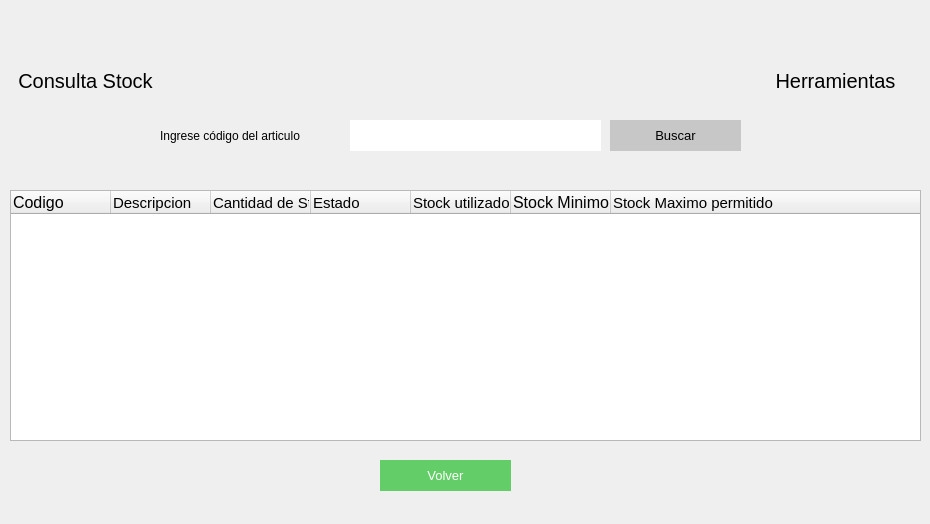
<?xml version="1.0" encoding="UTF-8"?>
<ui version="4.0">
 <class>Form</class>
 <widget class="QWidget" name="Form">
  <property name="geometry">
   <rect>
    <x>0</x>
    <y>0</y>
    <width>930</width>
    <height>524</height>
   </rect>
  </property>
  <property name="windowTitle">
   <string>Consulta de Stock</string>
  </property>
  <widget class="QTreeWidget" name="he_tabla">
   <property name="geometry">
    <rect>
     <x>10</x>
     <y>190</y>
     <width>911</width>
     <height>251</height>
    </rect>
   </property>
   <column>
    <property name="text">
     <string>Codigo</string>
    </property>
    <property name="font">
     <font>
      <pointsize>12</pointsize>
     </font>
    </property>
   </column>
   <column>
    <property name="text">
     <string>Descripcion</string>
    </property>
    <property name="font">
     <font>
      <pointsize>11</pointsize>
     </font>
    </property>
   </column>
   <column>
    <property name="text">
     <string>Cantidad de Stock disponible</string>
    </property>
    <property name="font">
     <font>
      <pointsize>11</pointsize>
     </font>
    </property>
   </column>
   <column>
    <property name="text">
     <string>Estado</string>
    </property>
    <property name="font">
     <font>
      <pointsize>11</pointsize>
     </font>
    </property>
   </column>
   <column>
    <property name="text">
     <string>Stock utilizado en los ultimos 30 dias</string>
    </property>
    <property name="font">
     <font>
      <pointsize>11</pointsize>
     </font>
    </property>
   </column>
   <column>
    <property name="text">
     <string>Stock Minimo permitido</string>
    </property>
    <property name="font">
     <font>
      <pointsize>12</pointsize>
     </font>
    </property>
   </column>
   <column>
    <property name="text">
     <string>Stock Maximo permitido</string>
    </property>
    <property name="font">
     <font>
      <pointsize>11</pointsize>
     </font>
    </property>
   </column>
  </widget>
  <widget class="QLabel" name="label_2">
   <property name="geometry">
    <rect>
     <x>0</x>
     <y>60</y>
     <width>171</width>
     <height>41</height>
    </rect>
   </property>
   <property name="styleSheet">
    <string notr="true">font-size:20px;
</string>
   </property>
   <property name="text">
    <string>Consulta Stock</string>
   </property>
   <property name="alignment">
    <set>Qt::AlignCenter</set>
   </property>
  </widget>
  <widget class="QLabel" name="label_3">
   <property name="geometry">
    <rect>
     <x>750</x>
     <y>60</y>
     <width>171</width>
     <height>41</height>
    </rect>
   </property>
   <property name="styleSheet">
    <string notr="true">font-size:20px;
</string>
   </property>
   <property name="text">
    <string>Herramientas</string>
   </property>
   <property name="alignment">
    <set>Qt::AlignCenter</set>
   </property>
  </widget>
  <widget class="QPushButton" name="he_btn_volver">
   <property name="geometry">
    <rect>
     <x>380</x>
     <y>460</y>
     <width>131</width>
     <height>31</height>
    </rect>
   </property>
   <property name="focusPolicy">
    <enum>Qt::NoFocus</enum>
   </property>
   <property name="styleSheet">
    <string notr="true">background-color: rgb(99, 206, 104);
color:white;
font-size:10pt;
border:none;</string>
   </property>
   <property name="text">
    <string>Volver</string>
   </property>
  </widget>
  <widget class="QLineEdit" name="he_input_buscar">
   <property name="geometry">
    <rect>
     <x>350</x>
     <y>120</y>
     <width>251</width>
     <height>31</height>
    </rect>
   </property>
   <property name="styleSheet">
    <string notr="true">border:none;
background-color: rgb(255, 255, 255);
font: 11pt &quot;MS Shell Dlg 2&quot;;</string>
   </property>
   <property name="text">
    <string/>
   </property>
  </widget>
  <widget class="QPushButton" name="he_btn_buscar">
   <property name="geometry">
    <rect>
     <x>610</x>
     <y>120</y>
     <width>131</width>
     <height>31</height>
    </rect>
   </property>
   <property name="styleSheet">
    <string notr="true">background-color: rgb(199, 199, 199);
color:black;
font-size:10pt;
border:none;</string>
   </property>
   <property name="text">
    <string>Buscar</string>
   </property>
  </widget>
  <widget class="QLabel" name="label">
   <property name="geometry">
    <rect>
     <x>160</x>
     <y>120</y>
     <width>171</width>
     <height>31</height>
    </rect>
   </property>
   <property name="styleSheet">
    <string notr="true">font: 11pt &quot;MS Shell Dlg 2&quot;;
text-align:center;</string>
   </property>
   <property name="text">
    <string>Ingrese código del articulo</string>
   </property>
  </widget>
 </widget>
 <resources/>
 <connections/>
</ui>
